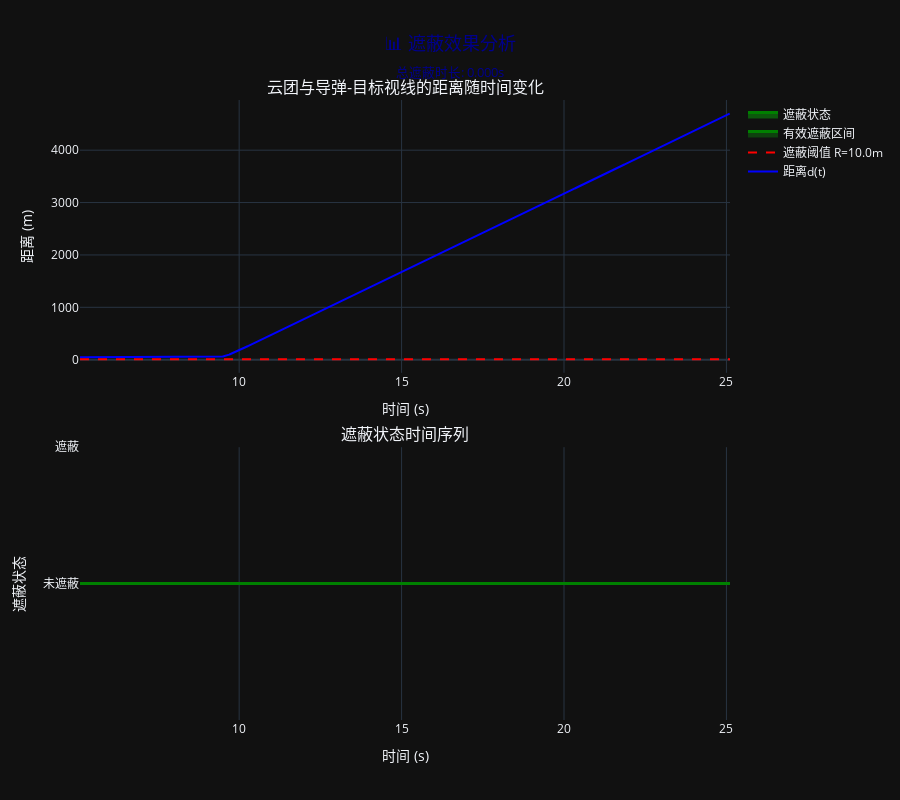

Notebook source saved alongside this figure:
### Markdown cell above
## 6. 遮蔽距离时间序列分析

### Code cell
def create_shielding_analysis_plot(result, solver):
    """创建遮蔽分析图表"""
    
    fig = make_subplots(
        rows=2, cols=1,
        subplot_titles=('云团与导弹-目标视线的距离随时间变化', '遮蔽状态时间序列'),
        vertical_spacing=0.12,
        specs=[[{"secondary_y": False}], [{"secondary_y": False}]]
    )
    
    times = result['times']
    distances = result['distances']
    shielded_flags = result['shielded_flags']
    
    # 第一个子图：距离曲线
    fig.add_trace(
        go.Scatter(
            x=times,
            y=distances,
            mode='lines',
            line=dict(color='blue', width=2),
            name='距离d(t)',
            hovertemplate='时间: %{x:.2f}s<br>距离: %{y:.2f}m<extra></extra>'
        ),
        row=1, col=1
    )
    
    # 遮蔽阈值线
    fig.add_trace(
        go.Scatter(
            x=[times[0], times[-1]],
            y=[solver.R, solver.R],
            mode='lines',
            line=dict(color='red', width=2, dash='dash'),
            name=f'遮蔽阈值 R={solver.R}m',
            hovertemplate='遮蔽阈值: %{y}m<extra></extra>'
        ),
        row=1, col=1
    )
    
    # 遮蔽区域填充
    shielded_distances = np.where(shielded_flags, distances, np.nan)
    fig.add_trace(
        go.Scatter(
            x=times,
            y=shielded_distances,
            mode='lines',
            line=dict(color='green', width=3),
            name='有效遮蔽区间',
            fill='tonexty',
            fillcolor='rgba(0,255,0,0.2)',
            hovertemplate='时间: %{x:.2f}s<br>遮蔽距离: %{y:.2f}m<extra></extra>'
        ),
        row=1, col=1
    )
    
    # 第二个子图：遮蔽状态
    fig.add_trace(
        go.Scatter(
            x=times,
            y=shielded_flags.astype(int),
            mode='lines',
            line=dict(color='green', width=3),
            name='遮蔽状态',
            fill='tozeroy',
            fillcolor='rgba(0,255,0,0.3)',
            hovertemplate='时间: %{x:.2f}s<br>遮蔽状态: %{y}<extra></extra>'
        ),
        row=2, col=1
    )
    
    # 标记遮蔽区间
    for i, (start, end) in enumerate(result['shielded_intervals']):
        fig.add_vrect(
            x0=start, x1=end,
            fillcolor="green", opacity=0.2,
            layer="below", line_width=0,
            row=1, col=1
        )
         # 起爆点
        # 添加区间标注
        mid_time = (start + end) / 2
        fig.add_annotation(
            x=mid_time,
            y=solver.R * 0.5,
            text=f"区间{i+1}<br>{end-start:.3f}s",
            showarrow=True,
            arrowhead=2,
            arrowcolor="green",
            font=dict(color="green", size=10),
            row=1, col=1
        )
    
    # 更新布局
    fig.update_layout(
        title=dict(
            text=f'📊 遮蔽效果分析<br><sub>总遮蔽时长: {result["total_shielding_time"]:.3f}s</sub>',
            x=0.5,
            font=dict(size=18, color='darkblue')
        ),
        height=800,
        showlegend=True,
        hovermode='x unified'
    )
    
    # 更新坐标轴
    fig.update_xaxes(title_text="时间 (s)", row=1, col=1)
    fig.update_yaxes(title_text="距离 (m)", row=1, col=1)
    fig.update_xaxes(title_text="时间 (s)", row=2, col=1)
    fig.update_yaxes(title_text="遮蔽状态", row=2, col=1, tickvals=[0, 1], ticktext=['未遮蔽', '遮蔽'])
    
    return fig

# 创建遮蔽分析图
fig_analysis = create_shielding_analysis_plot(result, solver)
fig_analysis.show()

# 保存图像
fig_analysis.write_html(f"{output_dir}/02_shielding_analysis.html")
fig_analysis.write_image(f"{output_dir}/02_shielding_analysis.svg")
print(f"💾 遮蔽分析图已保存到 {output_dir}/02_shielding_analysis.html")

### Figure 1 — Plotly figure (JSON) as saved in the notebook; plotly's stock layout.template omitted (floating-point values rounded to 4 significant figures; data arrays with more than 128 entries replaced by an {"elided": "..."} marker saying what was removed)
{"data": [{"hovertemplate": "时间: %{x:.2f}s<br>距离: %{y:.2f}m<extra></extra>", "line": {"color": "blue", "width": 2}, "mode": "lines", "name": "距离d(t)", "x": {"elided": "2002 float values"}, "y": {"elided": "2002 float values"}, "type": "scatter", "xaxis": "x", "yaxis": "y"}, {"hovertemplate": "遮蔽阈值: %{y}m<extra></extra>", "line": {"color": "red", "dash": "dash", "width": 2}, "mode": "lines", "name": "遮蔽阈值 R=10.0m", "x": [5.1, 25.11], "y": [10.0, 10.0], "type": "scatter", "xaxis": "x", "yaxis": "y"}, {"fill": "tonexty", "fillcolor": "rgba(0,255,0,0.2)", "hovertemplate": "时间: %{x:.2f}s<br>遮蔽距离: %{y:.2f}m<extra></extra>", "line": {"color": "green", "width": 3}, "mode": "lines", "name": "有效遮蔽区间", "x": {"elided": "2002 float values"}, "y": {"elided": "2002 float values"}, "type": "scatter", "xaxis": "x", "yaxis": "y"}, {"fill": "tozeroy", "fillcolor": "rgba(0,255,0,0.3)", "hovertemplate": "时间: %{x:.2f}s<br>遮蔽状态: %{y}<extra></extra>", "line": {"color": "green", "width": 3}, "mode": "lines", "name": "遮蔽状态", "x": {"elided": "2002 float values"}, "y": {"elided": "2002 int values"}, "type": "scatter", "xaxis": "x2", "yaxis": "y2"}], "layout": {"xaxis": {"anchor": "y", "domain": [0.0, 1.0], "title": {"text": "时间 (s)"}}, "yaxis": {"anchor": "x", "domain": [0.56, 1.0], "title": {"text": "距离 (m)"}}, "xaxis2": {"anchor": "y2", "domain": [0.0, 1.0], "title": {"text": "时间 (s)"}}, "yaxis2": {"anchor": "x2", "domain": [0.0, 0.44], "title": {"text": "遮蔽状态"}, "tickvals": [0, 1], "ticktext": ["未遮蔽", "遮蔽"]}, "annotations": [{"font": {"size": 16}, "showarrow": false, "text": "云团与导弹-目标视线的距离随时间变化", "x": 0.5, "xanchor": "center", "xref": "paper", "y": 1.0, "yanchor": "bottom", "yref": "paper"}, {"font": {"size": 16}, "showarrow": false, "text": "遮蔽状态时间序列", "x": 0.5, "xanchor": "center", "xref": "paper", "y": 0.44, "yanchor": "bottom", "yref": "paper"}], "title": {"font": {"size": 18, "color": "darkblue"}, "text": "📊 遮蔽效果分析<br><sub>总遮蔽时长: 0.000s</sub>", "x": 0.5}, "height": 800, "showlegend": true, "hovermode": "x unified"}}
